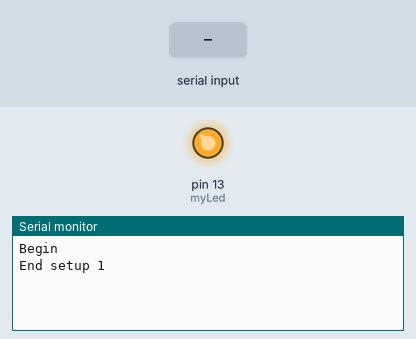
This sketch was run on a simulated Arduino Mega 2560, built with avr-gcc and run on an emulated ATmega2560. Parts: output pins drawn as LEDs (lit = HIGH), the last lines printed to the serial monitor. Inputs (shaded band) come from the test bench. The modem accepts every AT command (registered, SIM ready, sends succeed) and sends nothing else.

Above: at 5.3 s.
5.4 s: "ATDH0\n" received over the second serial link
At 7.1 s:
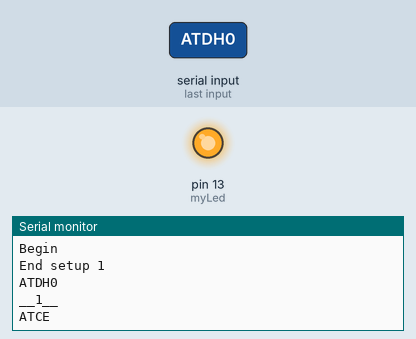
7.8 s: "X" received over the second serial link
At 8.6 s:
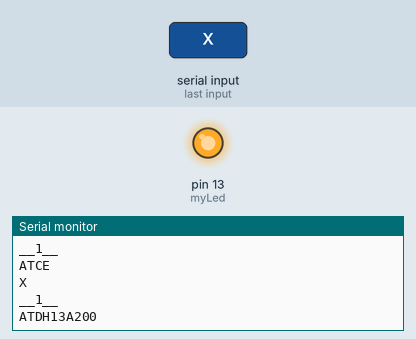

Measured:
- after the input at 5.4 s, the serial monitor: prints a new line after 0.90 s (image 1)
- after the input at 7.8 s, the serial monitor: prints a new line after 0.51 s (image 2)

The sketch:

XbeeSpeedTestRx2.ino
```cpp
// two maple mini,  serial 1


int cnt = 2;
int timer = 0;
int inc = 1;
int tnow = 0;
int onesec = 100;
int halfsec = 100;
String ret = "";
String okstr = "OK";
int go = 0;


// Pin definitions
int intPin = 12;  // These can be changed, 2 and 3 are the Arduinos ext int pins
int myLed  = 13;  // Set up pin 13 led for toggling
int ButtonPin = 32;

void at_cmd2(String msg)
{
  go = 0;

  Serial.println("__1__");
  Serial.println(msg);
  Serial2.println(msg);

  while(!go){
    tnow = millis();
    if(tnow-onesec > 1000){
      onesec = tnow;
      if(Serial2.available()>0){
        ret = Serial2.readString();
        Serial.println(ret);
        go = 1;
      }
    }
  }
}

void at_cmd2_loop(String msg)
{
  go = 0;

  Serial2.print("+++");
  delay(1200);
  if(Serial2.available()>0){
    ret = Serial2.readString();
    Serial.println(ret);
    go = 1;
    if(ret.equals(okstr)){
      Serial.println("Error - not in command mode");
      return;
    }
  }
  else
  {
    Serial.println("Error2 - not in command mode");
    return;
  }


  at_cmd2(msg);
  at_cmd2("ATCN");

}

void setup() {
  Serial.begin(115200);
  Serial.setTimeout(100);
  Serial2.begin(115200);
  Serial2.setTimeout(100);

  delay(2000);

  Serial.println("Begin");


  // Set up the interrupt pin, its set as active high, push-pull
  pinMode(intPin, INPUT);
  digitalWrite(intPin, LOW);
  pinMode(myLed, OUTPUT);
  digitalWrite(myLed, HIGH);

  pinMode(ButtonPin, INPUT);


  //Serial.println("Waiting for button");
  //while(!digitalRead(ButtonPin));

  while(!go){
    tnow = millis();
    if(tnow-onesec > 1200){
      onesec = tnow;
      Serial2.print("+++");
      delay(1200);
      go = 1;
      Serial.println("End setup 1");
      onesec = millis();
    }
  }

  go = 0;

  while(!go){
    tnow = millis();
    if(tnow-onesec > 1000){
      onesec = tnow;
      if(Serial2.available()>0){
        ret = Serial2.readString();
        Serial.println(ret);
        go = 1;
        if(ret.equals(okstr)){
          Serial.println("Error - not in command mode");
          while(1);
        }
      }
    }
  }

  go = 0;


  at_cmd2("ATCE");
  //at_cmd2("ATDH0");
  //at_cmd2("ATDLFFFF"); // BROADCAST
  at_cmd2("ATDH13A200");
  at_cmd2("ATDL4155F52C");
  at_cmd2("ATRO0");
  at_cmd2("ATBD");
  at_cmd2("ATCN");


}

char rxBuffer[256];
uint8_t rxTail = 0;

void loop() {

  tnow = millis();
  while(true) {
    int b = Serial2.read();

    if (b == -1) {
      break;
    }
    //Serial.println((char)b);

    rxBuffer[rxTail++] = b;

    if (b == 'X') {
      rxBuffer[rxTail-1] = '\0';
      Serial.println("Read one:");
      Serial.println(rxBuffer);
      rxTail = 0;
    }
  }

}
```
